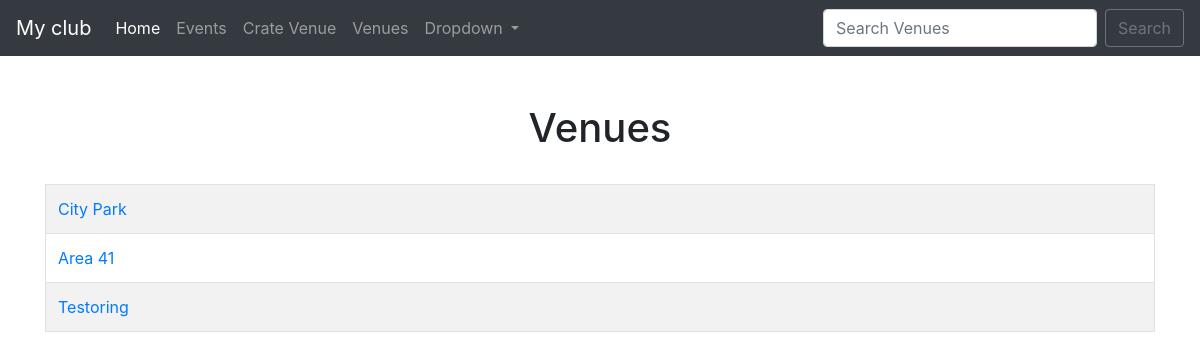
Page /list_venues on the earlier database version.
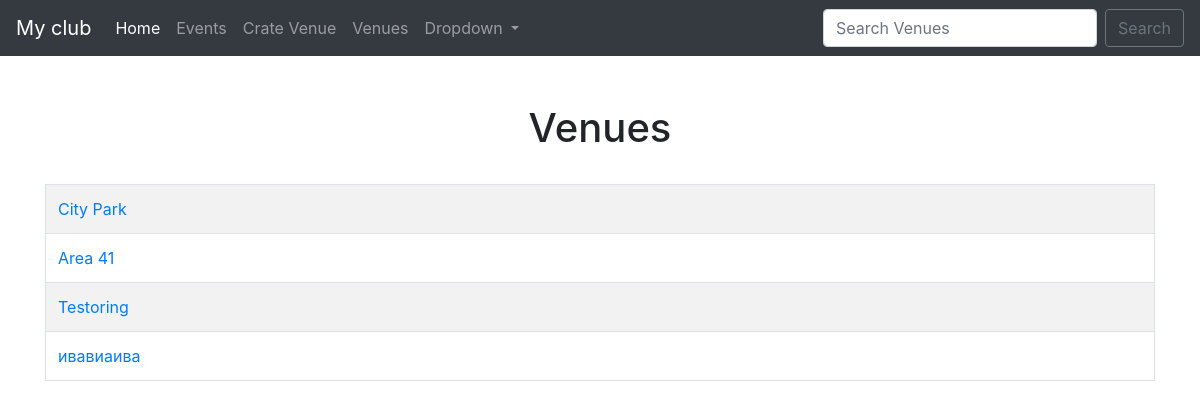
Same page on the later database version.
### events/models.py (models this page shows)
class Venue(models.Model):
    name = models.CharField('Venue Name', max_length=120)
    address = models.CharField(max_length=300)
    zip_code = models.CharField('Zip Code', max_length=15)
    phone = models.CharField('Contact Phone', max_length=25, blank=True)
    web = models.URLField('Website Address', blank=True)
    email_address = models.EmailField('Email address', blank=True)
    def __str__(self):
        return self.name

### events/views.py (the view)
# urls.py: path('list_venues', views.list_venues, name='list-venues'),
def list_venues(request):
	venue_list = Venue.objects.all()
	return render(request, 'events/venues.html', {
		'venue_list': venue_list
	})

### events/templates/events/venues.html
{% extends 'events/base.html' %}
{% block content %}
    <center>
    <h1>Venues</h1>
        <table class="table table-hover table-striped table-bordered">
            <br>
            {% for venue in venue_list %}
                <tr>
                    <td><a href="{% url 'show-venue' venue_id=venue.id %}">{{ venue }}</a></td>
                </tr>
            {% endfor %}
        </table>
    </center>
{% endblock %}

### events/templates/events/base.html (shortened to what this page needs)
<!doctype html>
<html lang="en">
  <head>
    <link rel="stylesheet" href="https://cdn.jsdelivr.net/npm/bootstrap@4.3.1/dist/css/bootstrap.min.css">
  </head>
  <body>
  {% include 'events/navbar.html' %}
  <br><br>
  <div class="container">
    {% block content %}
    {% endblock %}
  </div>
  </body>
</html>

### events/templates/events/navbar.html (shortened to what this page needs)
<nav class="navbar navbar-expand-lg navbar-dark bg-dark">
  <a class="navbar-brand" href="#">My club</a>
  <div class="collapse navbar-collapse" id="navbarSupportedContent">
    <ul class="navbar-nav mr-auto">
      <li class="nav-item active">
        <a class="nav-link" href="{% url 'home' %}">Home <span class="sr-only">(current)</span></a>
      </li>
      <li class="nav-item">
        <a class="nav-link" href="{% url 'list-events' %}">Events</a>
      </li>
      <li class="nav-item">
        <a class="nav-link" href="{% url 'add_venue' %}">Crate Venue</a>
      </li>
      <li class="nav-item">
        <a class="nav-link" href="{% url 'list-venues' %}">Venues</a>
      </li>
      <li class="nav-item dropdown">
        <a class="nav-link dropdown-toggle" href="#" id="navbarDropdown" role="button" data-toggle="dropdown" aria-haspopup="true" aria-expanded="false">
          Dropdown
        </a>
      </li>
    </ul>
    <form class="form-inline my-2 my-lg-0" method="POST" action="{% url 'search-venues' %}">
      <input class="form-control mr-sm-2" type="search" placeholder="Search Venues" aria-label="Search" name="searched">
      <button class="btn btn-outline-secondary my-2 my-sm-0" type="submit">Search</button>
    </form>
  </div>
</nav>

Differences in the rows shown:
added Venue: name "ивавиаива"
